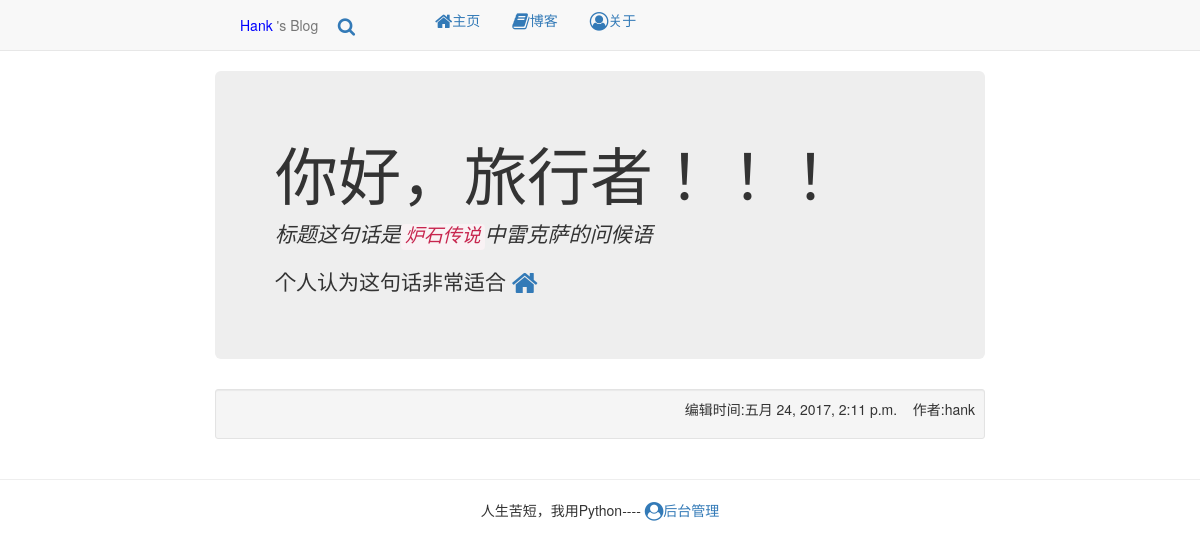
Before: / with the older database file.
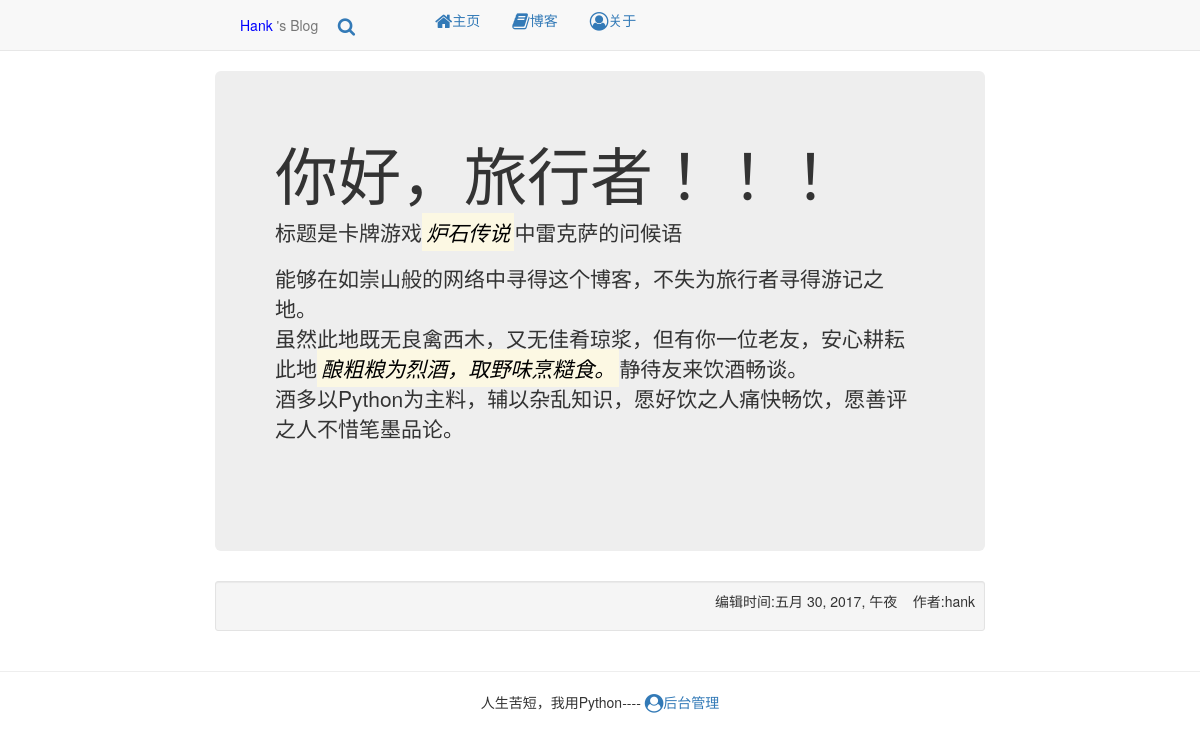
After: the same page with the newer database file.
### mainpage/models.py (models this page shows, shortened)
@python_2_unicode_compatible
class mainpage(models.Model):
	title = models.CharField(max_length=100)
	body = models.TextField()
	create_time = models.DateTimeField()
	author = models.ForeignKey(User)
	class Meta:
		ordering = ['-create_time',]

### mainpage/views.py (the view)
# urls.py: url(r"^[index]?$", views.pagetxt, name='pagetxt'),
def pagetxt(request):
	main = get_object_or_404(mainpage,pk=1)
	main.body = markdown.markdown(main.body, extensions=[
		'markdown.extensions.extra',
		'markdown.extensions.codehilite',
		'markdown.extensions.toc'])
	return render(request, 'blog/main.html', context={'main':main})

### templates/blog/main.html
{% extends 'basemain.html' %}
{% block basemain %}
<div class="row">
	<div class="col-md-2 col-sm-1 col-xs-0"></div>
	<div class="col-md-8 col-sm-10 col-xs-12">
		<div class="jumbotron">
		  <h1>{{main.title}}</h1>
		  	{{ main.body|safe }}
		</div>
		<div class="well well-sm"><p style="text-align: right">编辑时间:{{main.create_time}}&nbsp;&nbsp;&nbsp;&nbsp;作者:{{main.author}}</p></div>
	</div>
	<div class="col-md-2 col-sm-1 col-xs-0"></div>
</div>
{% endblock basemain %}

Changed rows visible on the page:
changed mainpage "你好，旅行者！！！": body "标题这句话是 炉石传说 中雷克萨的问候语 个人认为这句话非常适合" → "标题是卡牌游戏 炉石传说 中雷克萨的问候语 能够在如崇山般的网络中寻得这个博客，不失为旅行者寻得游记之地。 虽然此地既无良禽西木，又无佳肴琼浆，但有你一位老友，安心耕耘此地 酿粗粮为烈酒，取野味烹糙食。 静待友来饮酒畅谈。 酒多以Python为主料，辅以杂乱知识，愿好饮之人痛快畅饮，愿善评之人不惜笔墨品论。"; create_time "五月 24, 2017, 2:11 p.m." → "五月 30, 2017, 午夜"
